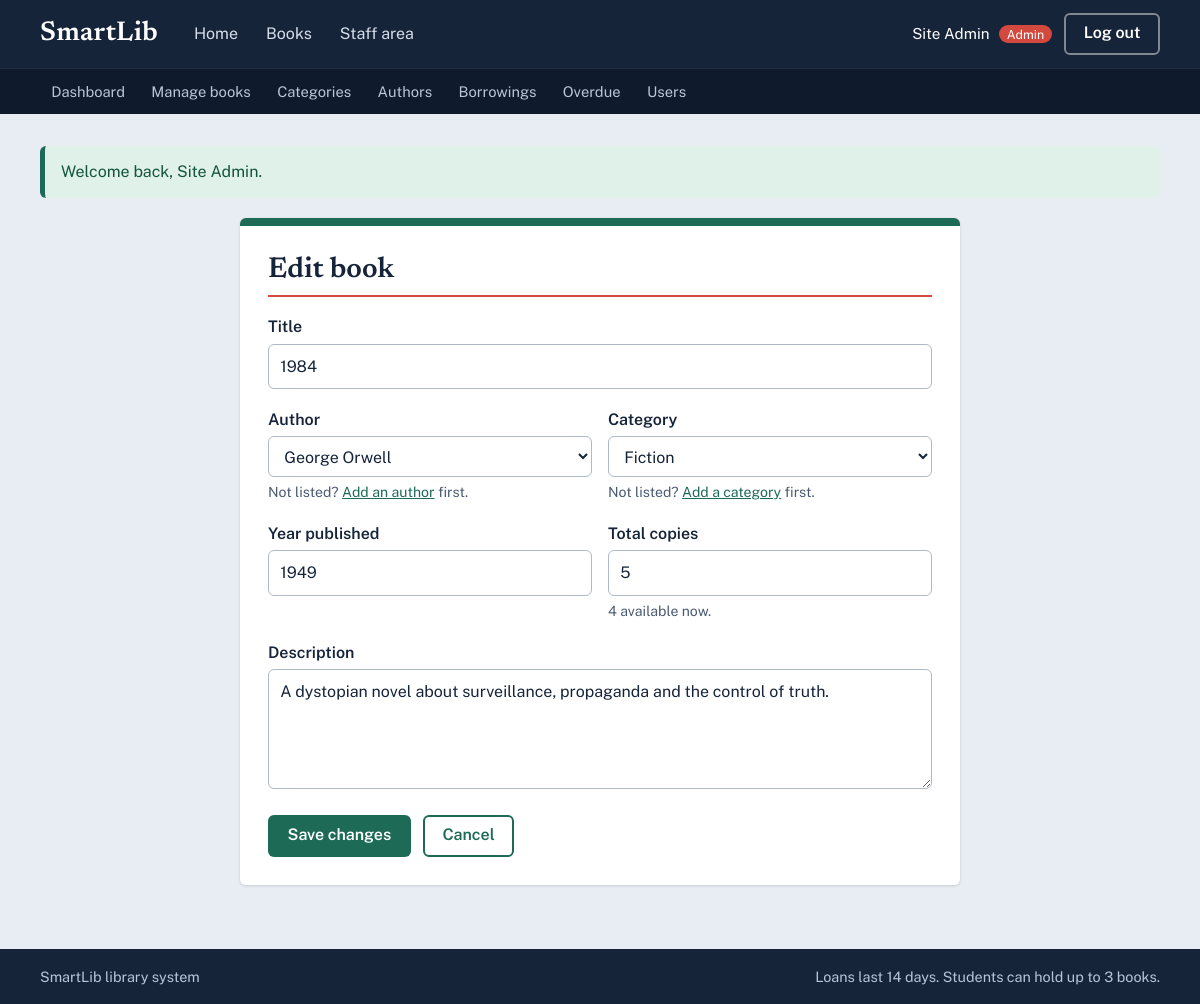
Page /admin/book-form.php?id=1 (signed in) on the committed database.
### tables this page shows
CREATE TABLE books (
  id               INT AUTO_INCREMENT PRIMARY KEY,
  title            VARCHAR(200) NOT NULL,
   
  author_id        INT NOT NULL,
   
  category_id      INT NOT NULL,
   
  year_published   SMALLINT NULL,
   
  description      TEXT NULL,
   
  total_copies     INT NOT NULL DEFAULT 1,
   
  available_copies INT NOT NULL DEFAULT 1,
  created_at       TIMESTAMP NOT NULL DEFAULT CURRENT_TIMESTAMP,
   
  CONSTRAINT fk_books_author   FOREIGN KEY (author_id)   REFERENCES authors(id),
   
  CONSTRAINT fk_books_category FOREIGN KEY (category_id) REFERENCES categories(id),
   
  CONSTRAINT chk_copies CHECK (available_copies >= 0 AND available_copies <= total_copies)
);

CREATE TABLE authors (
  id   INT AUTO_INCREMENT PRIMARY KEY,
  name VARCHAR(100) NOT NULL UNIQUE
);

CREATE TABLE categories (
  id   INT AUTO_INCREMENT PRIMARY KEY,
   
  name VARCHAR(100) NOT NULL UNIQUE
);

### includes/init.php (called while the page is built, shortened)
<?php
function e($value): string
{
    return htmlspecialchars((string) $value, ENT_QUOTES, 'UTF-8');
}
function url(string $path = ''): string
{
    return BASE_URL . '/' . ltrim($path, '/');
}

### admin/book-form.php (the view, shortened to what this page needs)
<?php
require __DIR__ . '/../includes/init.php';
$id   = (int) ($_GET['id'] ?? $_POST['id'] ?? 0);
$book = ['title' => '', 'author_id' => '', 'category_id' => '', 'year_published' => '', 'description' => '', 'total_copies' => 1, 'available_copies' => 1];
if ($id) {
    $stmt = $pdo->prepare('SELECT * FROM books WHERE id = ?');
    $stmt->execute([$id]);
    $found = $stmt->fetch();
    $book = $found;
}
$authors    = $pdo->query('SELECT id, name FROM authors ORDER BY name')->fetchAll();
$categories = $pdo->query('SELECT id, name FROM categories ORDER BY name')->fetchAll();
require __DIR__ . '/../includes/header.php';
?>
<div class="form-card form-wide">
    <div class="inner">
        <h1><?= $id ? 'Edit book' : 'Add a book' ?></h1>
        <form method="post" novalidate>
            <div class="field">
                <label for="title">Title</label>
                <input id="title" name="title" value="<?= e($book['title']) ?>" maxlength="200" required>
            </div>
            <div class="form-row">
                <div class="field">
                    <label for="author_id">Author</label>
                    <select id="author_id" name="author_id" required>
                        <?php foreach ($authors as $a): ?>
                            <option value="<?= (int) $a['id'] ?>" <?= (int) $book['author_id'] === (int) $a['id'] ? 'selected' : '' ?>><?= e($a['name']) ?></option>
                        <?php endforeach; ?>
                    </select>
                    <p class="field-hint">Not listed? <a href="<?= e(url('admin/authors.php')) ?>">Add an author</a> first.</p>
                </div>
                <div class="field">
                    <label for="category_id">Category</label>
                    <select id="category_id" name="category_id" required>
                        <?php foreach ($categories as $c): ?>
                            <option value="<?= (int) $c['id'] ?>" <?= (int) $book['category_id'] === (int) $c['id'] ? 'selected' : '' ?>><?= e($c['name']) ?></option>
                        <?php endforeach; ?>
                    </select>
                    <p class="field-hint">Not listed? <a href="<?= e(url('admin/categories.php')) ?>">Add a category</a> first.</p>
                </div>
            </div>
            <div class="form-row">
                <div class="field">
                    <label for="year_published">Year published</label>
                    <input id="year_published" name="year_published" inputmode="numeric" value="<?= e($book['year_published']) ?>" maxlength="4">
                </div>
                <div class="field">
                    <label for="total_copies">Total copies</label>
                    <input id="total_copies" type="number" name="total_copies" min="0" max="1000" value="<?= e($book['total_copies']) ?>" required>
                    <?php if ($id): ?><p class="field-hint"><?= (int) $book['available_copies'] ?> available now.</p><?php endif; ?>
                </div>
            </div>
            <div class="field">
                <label for="description">Description</label>
                <textarea id="description" name="description"><?= e($book['description']) ?></textarea>
            </div>
            <div class="form-actions">
                <button class="btn btn-primary" type="submit"><?= $id ? 'Save changes' : 'Add book' ?></button>
                <a class="btn btn-outline" href="<?= e(url('admin/books.php')) ?>">Cancel</a>
            </div>
        </form>
    </div>
</div>
<?php require __DIR__ . '/../includes/footer.php'; ?>

### css/style.css (style rules this page uses)
:root { --ink: #16243a; --ink-soft: #4a5a72; --shelf: #e8edf3; --paper: #ffffff; --rule: #c3d6ea; --margin: #d4493e; --pine: #1d6b57; --pine-dark: #15503f; --brass: #b8892b; --line: #d5dde8; --ok-bg: #dff1e9; --ok-fg: #14543f; --bad-bg: #fbe3e0; --bad-fg: #8f2a21; --font-display: "Newsreader", Georgia, "Times New Roman", serif; --font-body: "Public Sans", system-ui, -apple-system, "Segoe UI", Arial, sans-serif; }
*, *::before, *::after { box-sizing: border-box; }
html { -webkit-text-size-adjust: 100%; }
body { margin: 0; background: var(--shelf); color: var(--ink); font-family: var(--font-body); font-size: 1rem; line-height: 1.6; min-height: 100vh; display: flex; flex-direction: column; }
h1, h2, h3 { font-family: var(--font-display); font-weight: 600; line-height: 1.2; margin: 0 0 .5em; }
h1 { font-size: 2.1rem; }
p { margin: 0 0 1em; }
a { color: var(--pine); }
.btn { display: inline-block; font: inherit; font-weight: 600; cursor: pointer; padding: .55rem 1.1rem; border-radius: 6px; border: 2px solid transparent; text-decoration: none; line-height: 1.3; text-align: center; }
.btn-primary { background: var(--pine); color: #fff; }
.btn-outline { background: transparent; color: var(--pine); border-color: var(--pine); }
label { display: block; font-weight: 600; margin-bottom: .25rem; }
input, select, textarea { font: inherit; color: var(--ink); width: 100%; padding: .55rem .7rem; background: #fff; border: 1.5px solid #aeb9c9; border-radius: 6px; }
textarea { min-height: 120px; resize: vertical; }
.field { margin-bottom: 1.1rem; }
.field-hint { color: var(--ink-soft); font-size: .88rem; margin: .25rem 0 0; }
.form-card { width: min(440px, 100%); margin: 1rem auto; background: var(--paper); border-radius: 6px; box-shadow: 0 1px 3px rgba(22,36,58,.16); border-top: 8px solid var(--pine); }
.form-card .inner { padding: 1.75rem; }
.form-card h1 { font-size: 1.8rem; border-bottom: 2px solid var(--margin); padding-bottom: .4rem; margin-bottom: 1.1rem; }
.form-wide { width: min(720px, 100%); }
.form-row { display: grid; grid-template-columns: 1fr 1fr; gap: 1rem; }
.form-actions { display: flex; gap: .75rem; flex-wrap: wrap; margin-top: .5rem; }

### rows in the picture
books: title "1984", author_id "George Orwell", category_id "Fiction", year_published "1949", total_copies "5", available_copies "4", description "A dystopian novel about surveillance, propaganda and the control of truth."

### other values in the picture
$label "Home Books Staff area Dashboard Manage books Categories Authors Borrowings Overdue Users"
$_SESSION['name'] "Site Admin"
$role "Admin"
$f['msg'] "Welcome back, Site Admin."
LOAN_DAYS "14"
MAX_ACTIVE_LOANS "3"
